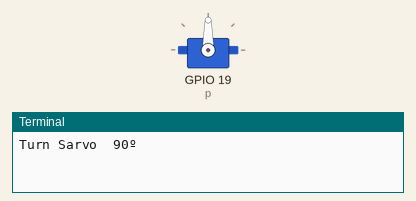
Recording of a program running on a simulated Raspberry Pi (BCM pin numbers). Shown: servo, the last lines printed to the terminal. Servo angles are drawn from the pulse width (0.5 ms = 0°, 2.5 ms = 180°).

Above: at 0.05 s.
At 1.5 s:
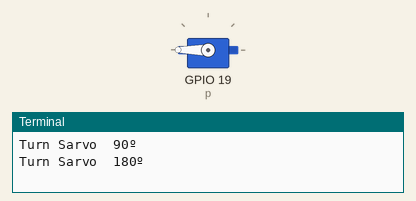
At 3.0 s:
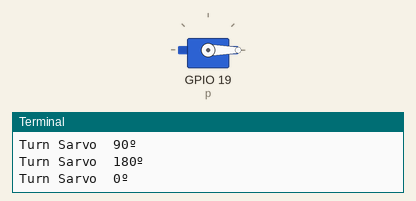
Timing chart, 0 to 6.9 s (numbered marks = the images above):
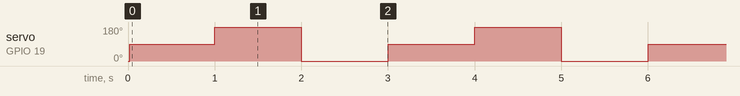

The program:

Servo_Pwm_Pieddie.py
```python
import RPi.GPIO as IO
import time
IO.setwarnings(False)
IO.setmode (IO.BCM)
IO.setup(19,IO.OUT)
p = IO.PWM(19,50)
p.start(2.5)
while 1:
        p.ChangeDutyCycle(7.5)
        print("Turn Sarvo  90º")
        time.sleep(1)
        p.ChangeDutyCycle(12.5)
        print("Turn Sarvo  180º")
        time.sleep(1)
        p.ChangeDutyCycle(2.5)
        print("Turn Sarvo  0º")
        time.sleep(1)
```

Measured:
- by itself, servo on GPIO 19 (p): repeats every 3.0 s: 180° 1.0 s, 0° 1.0 s, 90° 1.0 s
